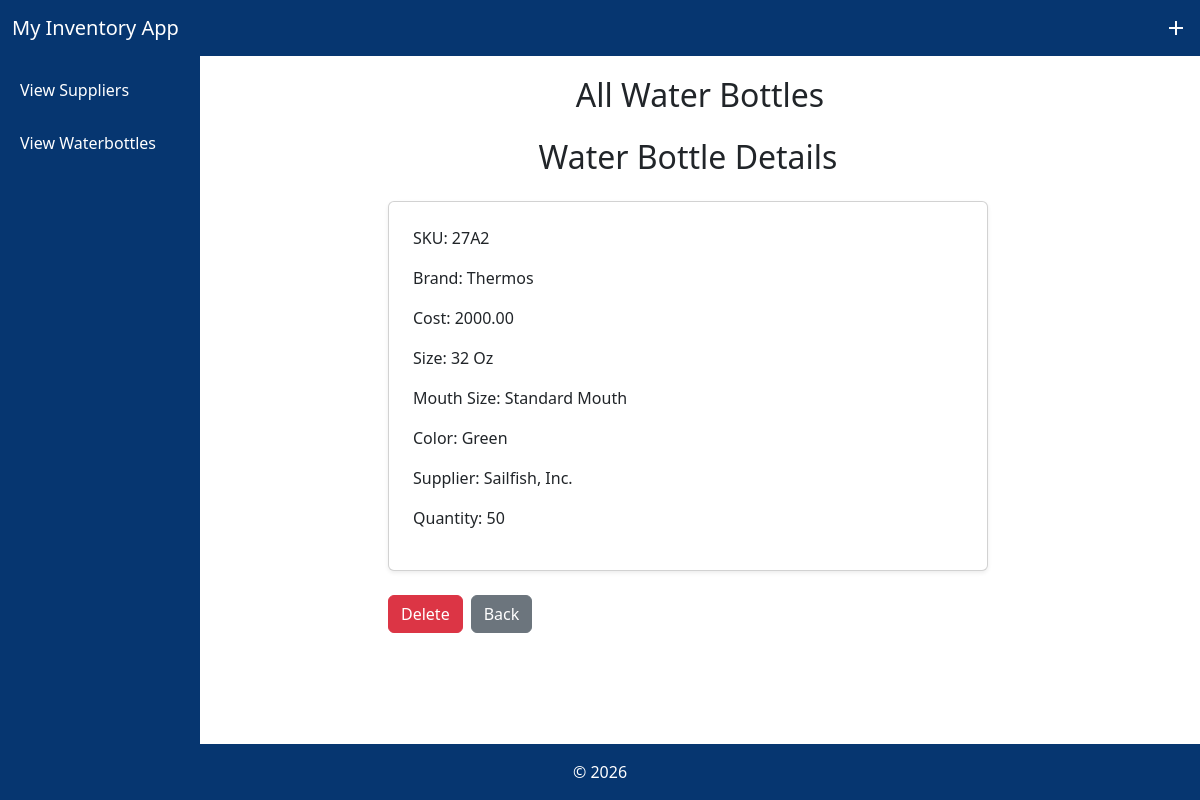
Screenshot of /view_bottle_details/30/ with the database file from the repository.
### MyInventoryApp/models.py (models this page shows, shortened)
class WaterBottle(models.Model):
    SKU = models.CharField(max_length=300)
    Brand = models.CharField(max_length=300)
    Cost = models.DecimalField(max_digits=100, decimal_places=2)
    Size = models.CharField(max_length=300)
    Mouth_Size = models.CharField(max_length=300)
    Color = models.CharField(max_length=300)
    Supplied_by = models.ForeignKey(Supplier,on_delete=models.CASCADE)
    Current_Quantity = models.IntegerField()
    objects = models.Manager()

class Supplier(models.Model):
    Name = models.CharField(max_length=300)
    City = models.CharField(max_length=300)
    Country = models.CharField(max_length=300)
    Created_At = models.DateTimeField(blank=True, null=True)
    objects = models.Manager()

### MyInventoryApp/views.py (the view)
# urls.py: path('view_bottle_details/<int:pk>/', views.view_bottle_details, name='view_bottle_details'),
def view_bottle_details(request, pk):
    bottle = get_object_or_404(WaterBottle, pk=pk)
    return render(request, 'MyInventoryApp/view_bottle_details.html', {'bottle': bottle})

### MyInventoryApp/templates/MyInventoryApp/view_bottle_details.html
{% extends "MyInventoryApp/base.html" %}
{% block content %}
{% if supplier %}
    <h2 class="mb-4 text-center">Bottles from {{ supplier.Name }}</h2>
{% else %}
    <h2 class="mb-4 text-center">All Water Bottles</h2>
{% endif %}
<div class="row justify-content-center">
  <div class="col-md-8">
    <h2 class="mb-4 text-center">Water Bottle Details</h2>
    <div class="card shadow-sm p-4">
      <p>SKU: {{ bottle.SKU }}</p>
      <p>Brand: {{ bottle.Brand }}</p>
      <p>Cost: {{ bottle.Cost }}</p>
      <p>Size: {{ bottle.Size }}</p>
      <p>Mouth Size: {{ bottle.Mouth_Size }}</p>
      <p>Color: {{ bottle.Color }}</p>
      <p>Supplier: {{ bottle.Supplied_by.Name }}</p>
      <p>Quantity: {{ bottle.Current_Quantity }}</p>
    </div>
    <div class="mt-4 d-flex gap-2">
      <a href="{% url 'delete_bottle' bottle.pk %}" class="btn btn-danger">Delete</a>
      <a href="{% url 'view_bottles' %}" class="btn btn-secondary">Back</a>
    </div>
  </div>
</div>
{% endblock %}

### MyInventoryApp/templates/MyInventoryApp/base.html (style rules this page uses)
body { display: flex; flex-direction: column; margin: 0; min-height: 100vh; }

### rows the page displays
WaterBottle: SKU "27A2", Brand "Thermos", Cost "2000.00", Size "32 Oz", Mouth_Size "Standard Mouth", Color "Green", Supplied_by.Name "Sailfish, Inc.", Current_Quantity "50"
